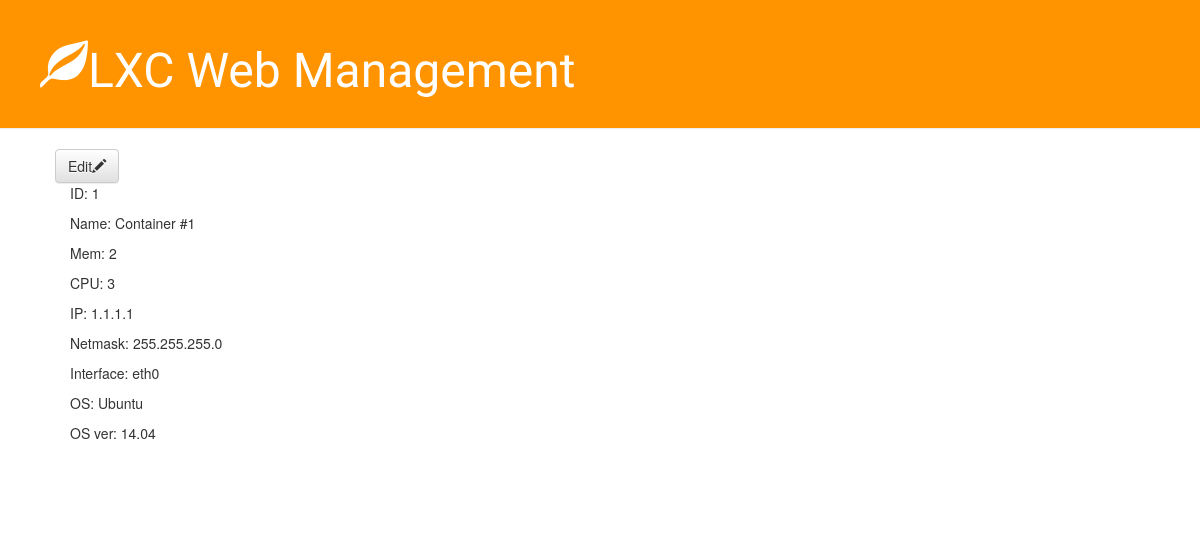
The page /container/1/ on the database as committed earlier.
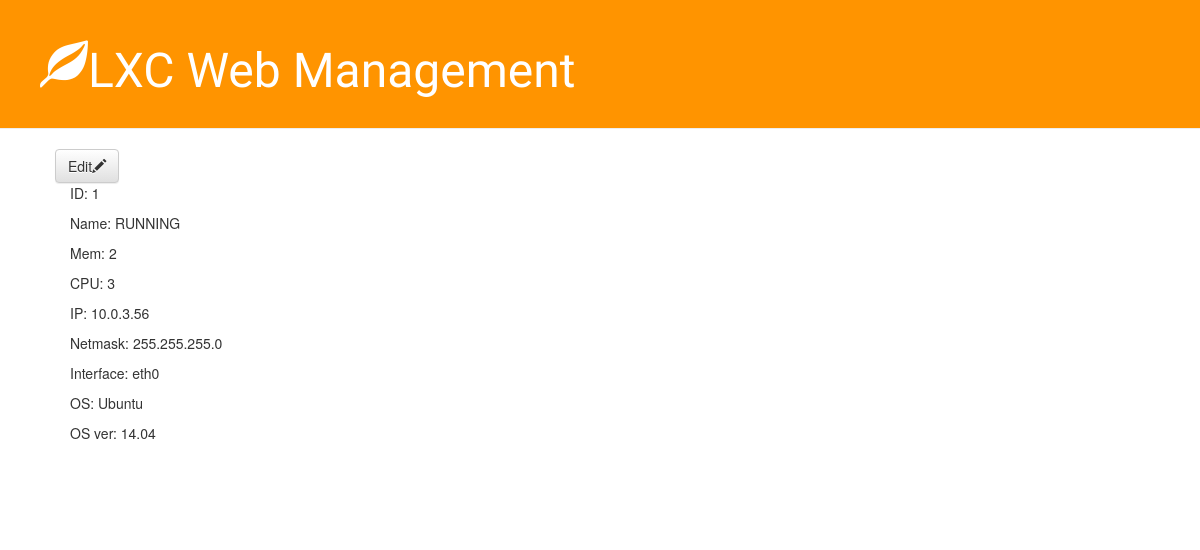
The same page on the database as committed later.
### containers/models.py (models this page shows, shortened)
class Container(models.Model):
    name = models.TextField()
    net_ip = models.GenericIPAddressField()
    net_mask = models.GenericIPAddressField()
    net_if = models.TextField()
    mem = models.IntegerField()
    cpu = models.IntegerField()
    os_type = models.TextField()
    os_ver = models.TextField()

### containers/views.py (the view)
# urls.py: url(r'^container/(?P<pk>[0-9]+)/$', views.container_details, name='container_details'),
def container_details(request, pk):
    container = get_object_or_404(Container, pk=pk)
    return render(request, 'containers/container_details.html', {'container': container})

### containers/templates/containers/container_details.html
{% extends 'containers/base.html' %}
{% block content %}
<a class="btn btn-default" href="{% url 'container_edit' pk=container.pk %}">Edit<span class="glyphicon glyphicon-pencil"></span></a>
        <div class="container">
            <p>ID: {{ container.id }}</p>
            <p>Name: {{ container.name }} </p>
            <p>Mem: {{ container.mem }} </p>
            <p>CPU: {{ container.cpu }} </p>
            <p>IP: {{ container.net_ip }} </p>
            <p>Netmask: {{ container.net_mask }} </p>
            <p>Interface: {{ container.net_if }} </p>
            <p>OS: {{ container.os_type }} </p>
            <p>OS ver: {{ container.os_ver }} </p>
        </div>
{% endblock %}

### containers/templates/containers/base.html (shortened to what this page needs)
{% load staticfiles %}
<html>
    <head>
        <link rel="stylesheet" href="//maxcdn.bootstrapcdn.com/bootstrap/3.2.0/css/bootstrap.min.css">
        <link rel="stylesheet" href="//maxcdn.bootstrapcdn.com/bootstrap/3.2.0/css/bootstrap-theme.min.css">
        <link rel="stylesheet" href="{% static 'css/main.css' %}">
    </head>
    <body>
    <div class="page-header">
            <h1><span class="glyphicon glyphicon-leaf"></span><a href="/">LXC Web Management</a></h1>
    </div>
    <div class="content container">
        <div class="row">
            <div class="col-md-8">
            {% block content %}
            {% endblock %}
            </div>
        </div>
    </div>
</body>
</html>

### static/css/main.css (style rules this page uses)
.page-header { background-color: #ff9400; margin-top: 0; padding: 20px 20px 20px 40px; }
.page-header h1, .page-header h1 a, .page-header h1 a:visited, .page-header h1 a:active { color: #ffffff; font-size: 36pt; text-decoration: none; }
.content { margin-left: 40px; }
h1, h2, h3, h4 { font-family: 'Lobster', cursive; }
.container { margin-bottom: 70px; }

Rows that differ between the two databases and show on the page:
changed Container "eth0": name "Container #1" → "RUNNING"; net_ip "1.1.1.1" → "10.0.3.56"
